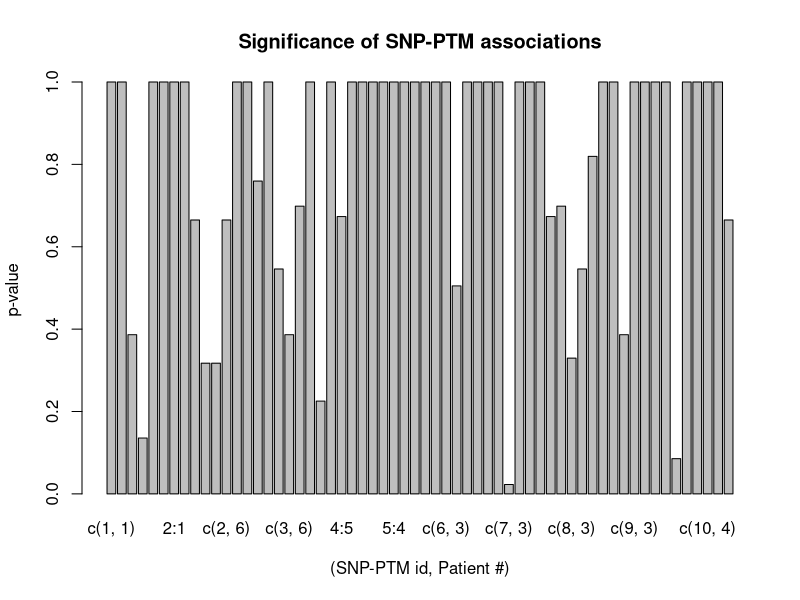

Here is the R script that generated this plot:
options(max.print=1000000)
library(purrr)
library(MASS)
set.seed(24601)


p <- 0.5 # prob of SNP
q <- 0.3 # prob of getting PTM w/o SNP
z <- 0.2 # effect of SNP on PTM
z <- min(z, 1-q)
z <- max(z, -q) # ensure 0<q+z<1
lambda_ <- 5
patient_count <- 6
id_count <- 10


n <- matrix(0, nrow = id_count, ncol = patient_count)
x <- matrix(0, nrow = id_count, ncol = patient_count)
y1 <- matrix(0, nrow = id_count, ncol = patient_count)
y2 <- matrix(0, nrow = id_count, ncol = patient_count)
y <- matrix(0, nrow = id_count, ncol = patient_count)

for (id_it in 1:id_count) {
  n[id_it,] <- rpois(patient_count, lambda = lambda_) # getting count of peptide
  x[id_it,] <- rbinom(patient_count, n[id_it,], p) # getting SNP count
  y1[id_it,] <- rbinom(patient_count, x[id_it,], q+z) # PTM w/ SNP
  y2[id_it,] <- rbinom(patient_count, n[id_it,]-x[id_it,], q) # PTM w/o SNP
}
y <- y1 + y2

n
x
y1
y2
y


dat <- matrix(0, nrow = sum(n), ncol = 6)
colnames(dat) <- c("Patient", "SNP-PTM id", "Peptide", "SNP Exist?", "PTM Exist?", "Effect Size")

pos <- 1 #starting position iterator for each patient
id_pos <- 1 #starting SNP-PTM id position

for (tr in 1:id_count) {
  print(sum(n[tr,]))
}
#db <- function() {
for (id_iter in 1:id_count) {
  dat[id_pos:(id_pos + sum(n[id_iter,]) - 1), 2] <- id_iter
  dat[id_pos:(id_pos + sum(n[id_iter,]) - 1), 6] <- sample(c(-0.3, 0, 0.3), size=1, prob=c(0.1, 0.8, 0.1))
  id_pos <- id_pos + sum(n[id_iter,])
  for (i in 1:patient_count) {
    dat[(pos + sum(n[0:(id_iter-1),])):((n[id_iter, i] + pos - 1) + sum(n[0:(id_iter-1),])), 1] <- i #patient number
    if (x[id_iter, i] > 0) {
      dat[(pos + sum(n[0:(id_iter-1),])):((x[id_iter, i] + pos - 1) + sum(n[0:(id_iter-1),])), 4] <- 1 #SNP exist
    }
    if (y1[id_iter, i] > 0) {
      dat[(pos + sum(n[0:(id_iter-1),])):((y1[id_iter, i] + pos - 1) + sum(n[0:(id_iter-1),])), 5] <- 1 #PTM exist? (PTM w/ SNP)
    }
    if (y2[id_iter, i] > 0) {
      dat[((pos + x[id_iter, i]) + sum(n[0:(id_iter-1),])):((y2[id_iter, i] + x[id_iter, i] + pos - 1) + sum(n[0:(id_iter-1),])), 5] <- 1 #PTM exist? (PTM w/o SNP)
    }
    pos2 <- pos #starting position iterator for each patient's peptide number
    for (j in 1:n[id_iter, i]) {
      dat[pos2 + sum(n[0:(id_iter-1),]), 3] <- j #peptide number
      pos2 <- pos2 + 1
    }
    pos <- n[id_iter, i] + pos #next starting position
  }
  pos <- 1
  id_iter <- id_iter + 1
}
dat #ascending order by SNP-PTM id
#dat[order(dat[,1],decreasing=FALSE),] #ascending order by patient number
#}
#debug(db)
#db()

#group by patient and SNP-PTM pairs, sum up peptide, sum up PTM exist, determine if 
# SNP exist is 0(all are 0) or 1(half 0 half 1) or 2(all 1). 

pdat <- matrix(0, nrow = patient_count*id_count*2, ncol = 4)
colnames(pdat) <- c("w/ SNP", "w/o SNP", "SNP_PTM id", "Patient #")
rownames(pdat) <- rep(c("w/ PTM", "w/o PTM"), patient_count * id_count)

snppat_label <- list()
label_iter <- 1
row_iter <- 1
for (ic in 1:id_count) {
  for (pc in 1:patient_count) {
    pdat[row_iter, 1] <- y1[ic, pc]
    pdat[row_iter + 1, 1] <- x[ic, pc] - y1[ic, pc]
    pdat[row_iter, 2] <- y2[ic, pc]
    pdat[row_iter + 1, 2] <- n[ic, pc] - x[ic, pc] - y2[ic, pc]
    pdat[row_iter:(row_iter + 1), 3] <- ic
    pdat[row_iter:(row_iter + 1), 4] <- pc
    snppat_label[[label_iter]] <- c(ic, pc)
    row_iter <- row_iter + 2
    label_iter <- label_iter + 1
  }
}
pdat


# snpchidat <- matrix(0, nrow = id_count*2, ncol = 3)
# colnames(snpchidat) <- c("w/ SNP", "w/o SNP", "SNP_PTM id")
# rownames(snpchidat) <- rep(c("w/ PTM", "w/o PTM"), id_count)
# 
# row_iter <- 1
# for (ic in 1:id_count) {
#   snpchidat[row_iter, 1] <- sum(y1[ic,])
#   snpchidat[row_iter + 1, 1] <- sum(x[ic,]) - sum(y1[ic,])
#   snpchidat[row_iter, 2] <- sum(y2[ic,])
#   snpchidat[row_iter + 1, 2] <- sum(n[ic,]) - sum(x[ic,]) - sum(y2[ic,])
#   snpchidat[row_iter:(row_iter + 1), 3] <- ic
#   row_iter <- row_iter + 2
# }
# snpchidat
# 
# 
# patchidat <- matrix(0, nrow = patient_count*2, ncol = 3)
# colnames(patchidat) <- c("w/ SNP", "w/o SNP", "Patient #")
# rownames(patchidat) <- rep(c("w/ PTM", "w/o PTM"), patient_count)
# 
# row_iter <- 1
# for (pc in 1:patient_count) {
#   patchidat[row_iter, 1] <- sum(y1[, pc])
#   patchidat[row_iter + 1, 1] <- sum(x[, pc]) - sum(y1[, pc])
#   patchidat[row_iter, 2] <- sum(y2[, pc])
#   patchidat[row_iter + 1, 2] <- sum(n[, pc]) - sum(x[, pc]) - sum(y2[, pc])
#   patchidat[row_iter:(row_iter + 1), 3] <- pc
#   row_iter <- row_iter + 2
# }
# patchidat


chipvals <- matrix(0, nrow = patient_count * id_count, ncol = 3)
colnames(chipvals) <- c("p-value", "SNP_PTM id", "Patient #")

row_it <- 1
for (rownum in seq(1, 2 * patient_count * id_count, 2)) {
  if (any(pdat[rownum:(rownum + 1), 1:2]) == 0) {
    chipvals[row_it, 1] <- 1 #best way to handle?
  }
  else {
    chipvals[row_it, 1] <- chisq.test(pdat[rownum:(rownum + 1), 1:2])$p.value
  }
  chipvals[row_it, 2] <- (row_it - 1) %/% patient_count + 1
  chipvals[row_it, 3] <- rep(seq(1, patient_count), id_count)[row_it]
  row_it <- row_it + 1
}

chipvals[is.nan(chipvals)] <- 1
chipvals
barplot(chipvals[, 1], xlab = "(SNP-PTM id, Patient #)", ylab = "p-value", main = "Significance of SNP-PTM associations", names.arg = snppat_label)


# x_new <- dat[, 4]
# y_new <- dat[, 5]
# b <- dat[, 6]
# 
# neg_binom <- glm.nb(y_new ~ x_new * b, data = as.data.frame(dat)) #we don't know b
# summary(neg_binom)
